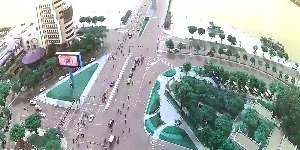
#> input picture next.jpg, 300 x 150 px
$ python -i frame_difference.py   (imports and definitions only)
#> lines starting #> are read from the running program, lines starting #| are printed output that depends on the picture
#> further down, picture is the input picture: shape (150, 300, 3); mean B, G, R 163.1, 166.5, 158.2
import cv2
import numpy as np
from matplotlib import pyplot as plt

from inference.utils import get_masked_img


class FrameDiffEstimator:
    def __init__(self, long_term_history=162000, short_term_history=1, threshold=70, debug=False):
        self.long_term_history = long_term_history
        self.short_term_history = short_term_history
        self.threshold = threshold
        self.debug = debug
        self.refresh()

    def refresh(self):
        self.long_subtractor = cv2.createBackgroundSubtractorMOG2(history=self.long_term_history,
                                                                  varThreshold=self.threshold, detectShadows=False)
        self.short_subtractor = cv2.createBackgroundSubtractorMOG2(history=self.short_term_history,
                                                                   varThreshold=self.threshold, detectShadows=False)

    # [21 lines left out: functions feed, preprocess, posprocess, not called in this run]

    def frame_subtraction(self, frame):
        frame = cv2.resize(frame, (512, 512))
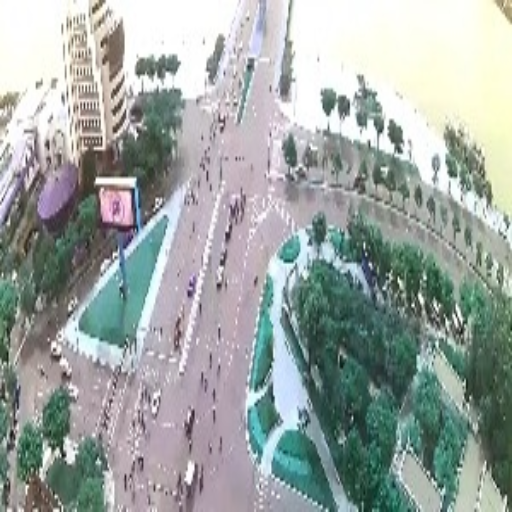
#> frame: shape (512, 512, 3); mean of channels 0, 1, 2 163, 166.4, 158.1; drawn as B, G, R

        source_img = frame.copy()

        frame = cv2.cvtColor(source_img, cv2.COLOR_BGR2GRAY)
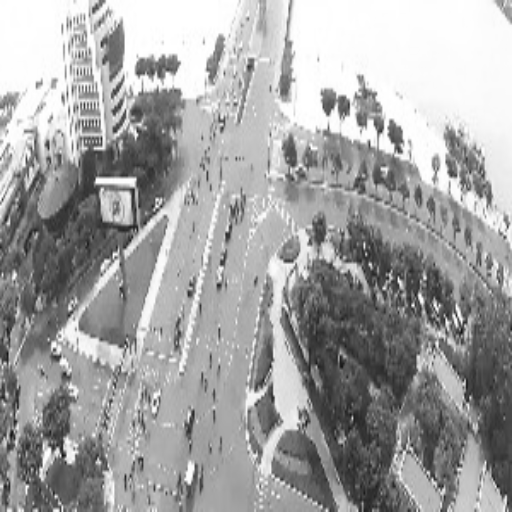
#> frame: shape (512, 512); min 16, max 255, mean 163.5

        mask = self.short_subtractor.apply(frame)
#> mask: shape (512, 512); every value is 255

        source_img[mask > 0] = (0, 255, 0)
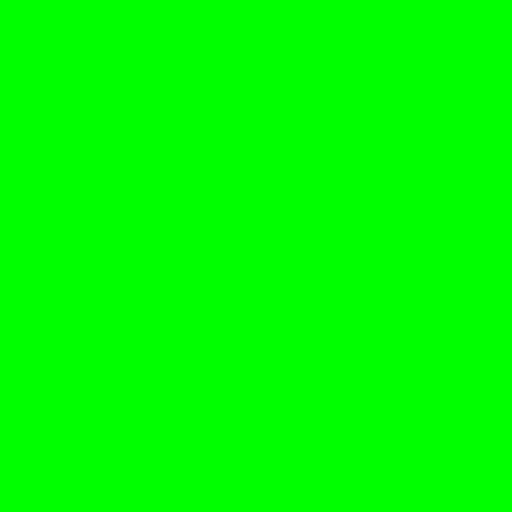
#> source_img: shape (512, 512, 3); mean of channels 0, 1, 2 0, 255, 0; drawn as B, G, R

        if self.debug == True: cv2.imshow("frame_subtraction", source_img)

        return mask

    # [41 lines left out: functions foreground_estimation, apply, not called in this run]

    def apply_range(self, frames, mask=None):
        for frame in frames:
            self.feed(frame, mask=mask)

>>> import cv2
>>> picture = cv2.imread('../../next.jpg')
>>> result = FrameDiffEstimator().frame_subtraction(picture)
